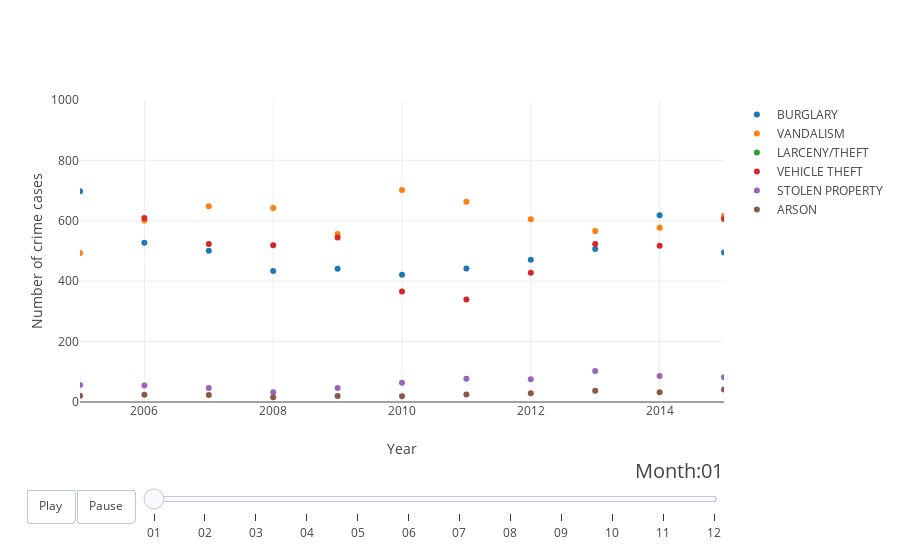

The code cell stored with this chart in its notebook:
### Code cell
cats = []
for cat in crime['Category']:
    if cat not in cats:
        cats.append(cat)
figure = {
    'data': [],
    'layout': {},
    'frames': []
}

figure['layout']['xaxis'] = {'range': [2005,2015], 'title': 'Year'}
figure['layout']['yaxis'] = {'title': 'Number of crime cases', 'range': [0, 1000]}
figure['layout']['hovermode'] = 'closest'
figure['layout']['sliders'] = {
    'args': [
        'transition', {
            'duration': 400,
            'easing': 'cubic-in-out'
        }
    ],
    'initialValue': '01',
    'plotlycommand': 'animate',
    'values': months,
    'visible': True
}
figure['layout']['updatemenus'] = [
    {
        'buttons': [
            {
                'args': [None, {'frame': {'duration': 500, 'redraw': False},
                         'fromcurrent': True, 'transition': {'duration': 300, 'easing': 'quadratic-in-out'}}],
                'label': 'Play',
                'method': 'animate'
            },
            {
                'args': [[None], {'frame': {'duration': 0, 'redraw': False}, 'mode': 'immediate',
                'transition': {'duration': 0}}],
                'label': 'Pause',
                'method': 'animate'
            }
        ],
        'direction': 'left',
        'pad': {'r': 10, 't': 87},
        'showactive': False,
        'type': 'buttons',
        'x': 0.1,
        'xanchor': 'right',
        'y': 0,
        'yanchor': 'top'
    }
]

sliders_dict = {
    'active': 0,
    'yanchor': 'top',
    'xanchor': 'left',
    'currentvalue': {
        'font': {'size': 20},
        'prefix': 'Month:',
        'visible': True,
        'xanchor': 'right'
    },
    'transition': {'duration': 300, 'easing': 'cubic-in-out'},
    'pad': {'b': 10, 't': 50},
    'len': 0.9,
    'x': 0.1,
    'y': 0,
    'steps': []
}

# make data
Month = '01'
for cat in cats:
    crime_by_month = crime[crime['month'] == Month]
    crime_by_month_and_cont = crime_by_month[crime_by_month['Category'] == cat]

    data_dict = {
        'x': list(crime_by_month_and_cont['Year']),
        'y': list(crime_by_month_and_cont['IncidntNum']),
        'mode': 'markers',
        'text': list(crime_by_month_and_cont['Category']),
        'name': cat
    }
    figure['data'].append(data_dict)
    
# make frames
for month in months:
    frame = {'data': [], 'name': str(month)}
    for cat in cats:
        crime_by_month = crime[crime['month'] == month]
        crime_by_month_and_cont = crime_by_month[crime_by_month['Category'] == cat]

        data_dict = {
            'x': list(crime_by_month_and_cont['Year']),
            'y': list(crime_by_month_and_cont['IncidntNum']),
            'mode': 'markers',
            'text': list(crime_by_month_and_cont['Category']),
            'name': cat
        }
        frame['data'].append(data_dict)

    figure['frames'].append(frame)
    slider_step = {'args': [
        [month],
        {'frame': {'duration': 300, 'redraw': False},
         'mode': 'immediate',
       'transition': {'duration': 300}}
     ],
     'label': month,
     'method': 'animate'}
    sliders_dict['steps'].append(slider_step)

    
figure['layout']['sliders'] = [sliders_dict]
iplot(figure)

### Figure 1 — Plotly figure (JSON) as saved in the notebook; plotly's stock layout.template omitted (floating-point values rounded to 4 significant figures)
{"data": [{"mode": "markers", "name": "BURGLARY", "text": ["BURGLARY", "BURGLARY", "BURGLARY", "BURGLARY", "BURGLARY", "BURGLARY", "BURGLARY", "BURGLARY", "BURGLARY", "BURGLARY", "BURGLARY"], "x": ["2010", "2006", "2014", "2013", "2015", "2011", "2009", "2005", "2012", "2007", "2008"], "y": [421, 527, 618, 507, 495, 442, 441, 698, 471, 501, 434]}, {"mode": "markers", "name": "VANDALISM", "text": ["VANDALISM", "VANDALISM", "VANDALISM", "VANDALISM", "VANDALISM", "VANDALISM", "VANDALISM", "VANDALISM", "VANDALISM", "VANDALISM", "VANDALISM"], "x": ["2005", "2012", "2007", "2008", "2014", "2013", "2011", "2015", "2010", "2006", "2009"], "y": [493, 605, 648, 642, 577, 566, 663, 616, 702, 601, 556]}, {"mode": "markers", "name": "LARCENY/THEFT", "text": ["LARCENY/THEFT", "LARCENY/THEFT", "LARCENY/THEFT", "LARCENY/THEFT", "LARCENY/THEFT", "LARCENY/THEFT", "LARCENY/THEFT", "LARCENY/THEFT", "LARCENY/THEFT", "LARCENY/THEFT", "LARCENY/THEFT"], "x": ["2009", "2010", "2006", "2011", "2015", "2014", "2013", "2008", "2007", "2012", "2005"], "y": [1932, 2116, 2351, 2109, 3715, 2941, 2932, 2162, 1979, 2201, 2038]}, {"mode": "markers", "name": "VEHICLE THEFT", "text": ["VEHICLE THEFT", "VEHICLE THEFT", "VEHICLE THEFT", "VEHICLE THEFT", "VEHICLE THEFT", "VEHICLE THEFT", "VEHICLE THEFT", "VEHICLE THEFT", "VEHICLE THEFT", "VEHICLE THEFT", "VEHICLE THEFT"], "x": ["2009", "2010", "2006", "2013", "2014", "2011", "2015", "2007", "2008", "2005", "2012"], "y": [545, 366, 609, 523, 517, 339, 606, 523, 519, 1685, 428]}, {"mode": "markers", "name": "STOLEN PROPERTY", "text": ["STOLEN PROPERTY", "STOLEN PROPERTY", "STOLEN PROPERTY", "STOLEN PROPERTY", "STOLEN PROPERTY", "STOLEN PROPERTY", "STOLEN PROPERTY", "STOLEN PROPERTY", "STOLEN PROPERTY", "STOLEN PROPERTY", "STOLEN PROPERTY"], "x": ["2015", "2011", "2014", "2013", "2006", "2010", "2009", "2012", "2005", "2008", "2007"], "y": [82, 77, 86, 103, 55, 64, 46, 75, 56, 32, 46]}, {"mode": "markers", "name": "ARSON", "text": ["ARSON", "ARSON", "ARSON", "ARSON", "ARSON", "ARSON", "ARSON", "ARSON", "ARSON", "ARSON", "ARSON"], "x": ["2007", "2008", "2005", "2012", "2009", "2006", "2010", "2013", "2014", "2011", "2015"], "y": [23, 16, 21, 29, 20, 24, 19, 37, 32, 25, 41]}], "layout": {"hovermode": "closest", "sliders": [{"active": 0, "currentvalue": {"font": {"size": 20}, "prefix": "Month:", "visible": true, "xanchor": "right"}, "len": 0.9, "pad": {"b": 10, "t": 50}, "steps": [{"args": [["01"], {"frame": {"duration": 300, "redraw": false}, "mode": "immediate", "transition": {"duration": 300}}], "label": "01", "method": "animate"}, {"args": [["02"], {"frame": {"duration": 300, "redraw": false}, "mode": "immediate", "transition": {"duration": 300}}], "label": "02", "method": "animate"}, {"args": [["03"], {"frame": {"duration": 300, "redraw": false}, "mode": "immediate", "transition": {"duration": 300}}], "label": "03", "method": "animate"}, {"args": [["04"], {"frame": {"duration": 300, "redraw": false}, "mode": "immediate", "transition": {"duration": 300}}], "label": "04", "method": "animate"}, {"args": [["05"], {"frame": {"duration": 300, "redraw": false}, "mode": "immediate", "transition": {"duration": 300}}], "label": "05", "method": "animate"}, {"args": [["06"], {"frame": {"duration": 300, "redraw": false}, "mode": "immediate", "transition": {"duration": 300}}], "label": "06", "method": "animate"}, {"args": [["07"], {"frame": {"duration": 300, "redraw": false}, "mode": "immediate", "transition": {"duration": 300}}], "label": "07", "method": "animate"}, {"args": [["08"], {"frame": {"duration": 300, "redraw": false}, "mode": "immediate", "transition": {"duration": 300}}], "label": "08", "method": "animate"}, {"args": [["09"], {"frame": {"duration": 300, "redraw": false}, "mode": "immediate", "transition": {"duration": 300}}], "label": "09", "method": "animate"}, {"args": [["10"], {"frame": {"duration": 300, "redraw": false}, "mode": "immediate", "transition": {"duration": 300}}], "label": "10", "method": "animate"}, {"args": [["11"], {"frame": {"duration": 300, "redraw": false}, "mode": "immediate", "transition": {"duration": 300}}], "label": "11", "method": "animate"}, {"args": [["12"], {"frame": {"duration": 300, "redraw": false}, "mode": "immediate", "transition": {"duration": 300}}], "label": "12", "method": "animate"}], "transition": {"duration": 300, "easing": "cubic-in-out"}, "x": 0.1, "xanchor": "left", "y": 0, "yanchor": "top"}], "updatemenus": [{"buttons": [{"args": [null, {"frame": {"duration": 500, "redraw": false}, "fromcurrent": true, "transition": {"duration": 300, "easing": "quadratic-in-out"}}], "label": "Play", "method": "animate"}, {"args": [[null], {"frame": {"duration": 0, "redraw": false}, "mode": "immediate", "transition": {"duration": 0}}], "label": "Pause", "method": "animate"}], "direction": "left", "pad": {"r": 10, "t": 87}, "showactive": false, "type": "buttons", "x": 0.1, "xanchor": "right", "y": 0, "yanchor": "top"}], "xaxis": {"range": [2005, 2015], "title": "Year"}, "yaxis": {"range": [0, 1000], "title": "Number of crime cases"}}}
